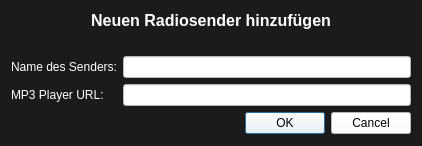
<?xml version="1.0" encoding="UTF-8"?>
<ui version="4.0">
 <class>AddNewFavouriteWidget</class>
 <widget class="QDialog" name="AddNewFavouriteWidget">
  <property name="geometry">
   <rect>
    <x>0</x>
    <y>0</y>
    <width>422</width>
    <height>146</height>
   </rect>
  </property>
  <property name="windowTitle">
   <string>Dialog</string>
  </property>
  <property name="styleSheet">
   <string notr="true">background-color: rgb(27, 27, 27);</string>
  </property>
  <layout class="QGridLayout" name="gridLayout">
   <item row="3" column="1">
    <widget class="QLineEdit" name="lineEdit_url">
     <property name="styleSheet">
      <string notr="true">background-color: rgb(255, 255, 255);</string>
     </property>
    </widget>
   </item>
   <item row="2" column="0">
    <widget class="QLabel" name="label">
     <property name="text">
      <string>&lt;html&gt;&lt;head/&gt;&lt;body&gt;&lt;p&gt;&lt;span style=&quot; color:#ffffff;&quot;&gt;Name des Senders:&lt;/span&gt;&lt;/p&gt;&lt;/body&gt;&lt;/html&gt;</string>
     </property>
    </widget>
   </item>
   <item row="2" column="1">
    <widget class="QLineEdit" name="lineEdit_name">
     <property name="styleSheet">
      <string notr="true">background-color: rgb(255, 255, 255);</string>
     </property>
    </widget>
   </item>
   <item row="1" column="0" colspan="2">
    <widget class="QLabel" name="label_4">
     <property name="styleSheet">
      <string notr="true">color: rgb(255, 255, 255);</string>
     </property>
     <property name="text">
      <string/>
     </property>
    </widget>
   </item>
   <item row="3" column="0">
    <widget class="QLabel" name="label_2">
     <property name="text">
      <string>&lt;html&gt;&lt;head/&gt;&lt;body&gt;&lt;p&gt;&lt;span style=&quot; color:#ffffff;&quot;&gt; MP3 Player URL:&lt;/span&gt;&lt;/p&gt;&lt;/body&gt;&lt;/html&gt;</string>
     </property>
    </widget>
   </item>
   <item row="0" column="0" colspan="2">
    <widget class="QLabel" name="label_3">
     <property name="text">
      <string>&lt;html&gt;&lt;head/&gt;&lt;body&gt;&lt;p align=&quot;center&quot;&gt;&lt;span style=&quot; font-size:12pt; font-weight:600; color:#ffffff;&quot;&gt;Neuen Radiosender hinzufügen&lt;/span&gt;&lt;/p&gt;&lt;/body&gt;&lt;/html&gt;</string>
     </property>
    </widget>
   </item>
   <item row="4" column="0" colspan="2">
    <widget class="QDialogButtonBox" name="buttonBox">
     <property name="styleSheet">
      <string notr="true">background-color: rgb(255, 255, 255);</string>
     </property>
     <property name="standardButtons">
      <set>QDialogButtonBox::Cancel|QDialogButtonBox::Ok</set>
     </property>
    </widget>
   </item>
   <item row="5" column="0" colspan="2">
    <spacer name="verticalSpacer">
     <property name="orientation">
      <enum>Qt::Vertical</enum>
     </property>
     <property name="sizeHint" stdset="0">
      <size>
       <width>20</width>
       <height>40</height>
      </size>
     </property>
    </spacer>
   </item>
  </layout>
 </widget>
 <resources/>
 <connections/>
</ui>
